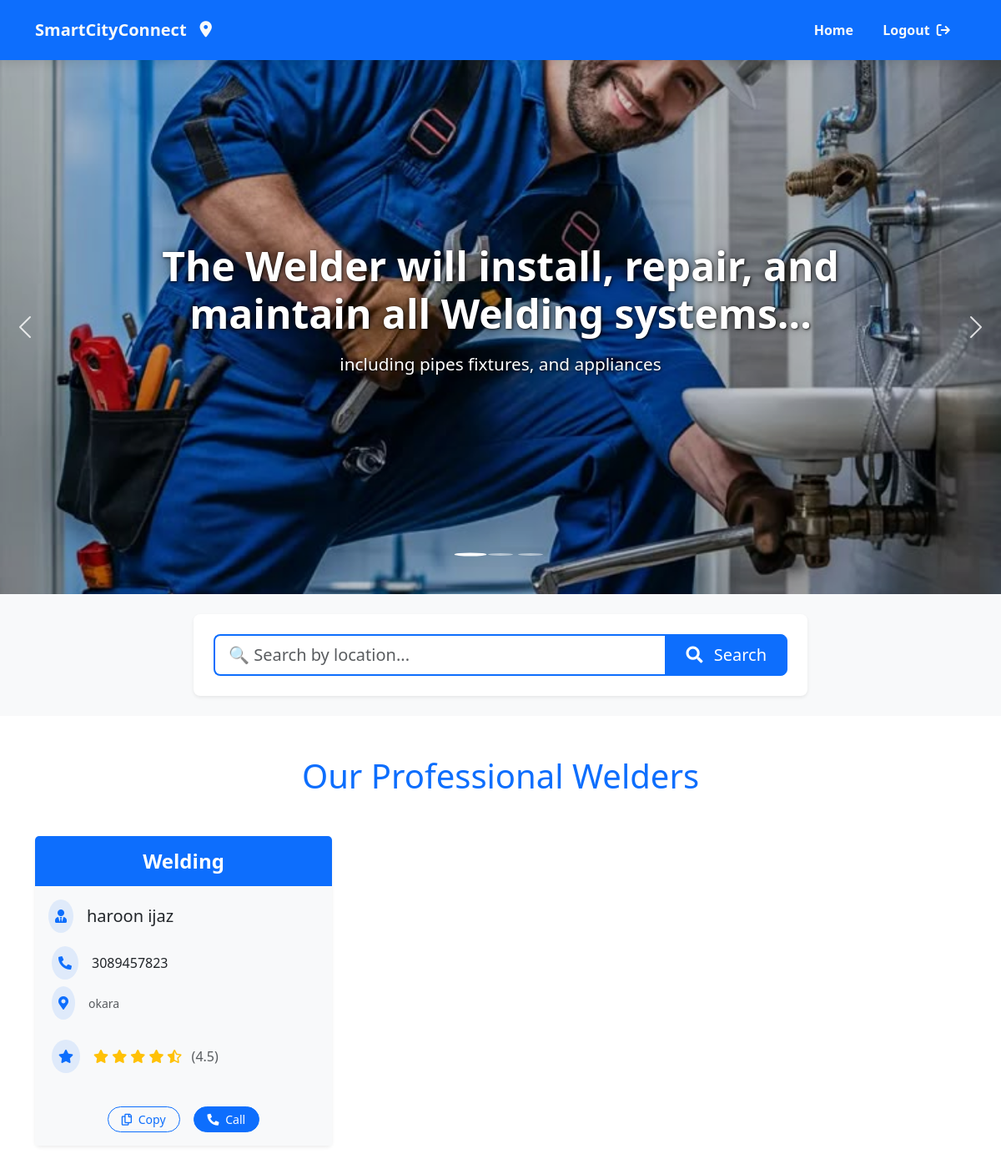
The app's page /Welding/ (signed in) with its own data.
### smartcity/models.py (models this page shows, shortened)
class ServiceProviderR(models.Model):
    user = models.OneToOneField(User, on_delete=models.CASCADE)
    service_image = models.ImageField(upload_to='service_images/')
    servicename = models.CharField(max_length=100)  # This can be the name of the service
    Phoneno = models.CharField(max_length=15)
    address = models.TextField()

### smartcity/views.py (the view)
# urls.py: path('Welding/',welding,name='Welding'),
@login_required(login_url='/Login_page/')
def welding(request):
    queryset = ServiceProviderR.objects.filter(servicename__iexact='welding' ).select_related('user')
    location = request.GET.get('location', '').strip()
    if location:
       queryset = ServiceProviderR.objects.filter(address__icontains=location, servicename__iexact='welding').select_related('user')
       page_title = f"Welding in {location}"
    else:
      queryset = ServiceProviderR.objects.filter(servicename__iexact='welding').select_related('user')
      page_title = "Professional Welders"
      context = { 'welding': queryset,'page_title': page_title, 'search_location': location, }
      return render(request,'Weldingwork.html',context)

### smartcity/templates/Weldingwork.html (shortened to what this page needs)
{% load static%}
<!DOCTYPE html>
<html lang="en">
  <head>
    <link
      href="https://cdn.jsdelivr.net/npm/bootstrap@5.3.3/dist/css/bootstrap.min.css"
      rel="stylesheet"
    />
    <link
      rel="stylesheet"
      href="https://cdnjs.cloudflare.com/ajax/libs/font-awesome/6.6.0/css/all.min.css"
    />
    <link rel="stylesheet" href="{% static 'css/Welding.css'%}" />
  </head>
  <body>
    <div class="container-fluid bg-primary navbar-container">
      <div class="container">
        <div class="row">
          <div class="col-12">
            <nav class="navbar navbar-expand-lg navbar-dark">
              <a
                class="navbar-brand text-light fw-bold d-flex align-items-center brand-logo"
                href="{% url 'Home'%}"
              >
                <span class="logo-text">SmartCityConnect</span>
                <i class="fa-solid fa-location-dot logo-icon ms-2"></i>
              </a>
              <div
                class="collapse navbar-collapse justify-content-lg-end"
                id="navbarNav"
              >
                <ul class="navbar-nav nav-items">
                  <li class="nav-item">
                    <a
                      href="{% url 'Home'%}"
                      class="nav-link text-light fw-bold nav-link-hover"
                    >
                      <span>Home</span>
                    </a>
                  </li>
                  {% if user.is_authenticated %}
                  <li class="nav-item">
                    <form
                      method="post"
                      action="{% url 'logout' %}"
                      class="d-inline"
                    >
                      <button
                        type="submit"
                        class="nav-link text-light fw-bold nav-link-hover login-btn"
                        style="background: none; border: none; cursor: pointer"
                      >
                        <span>Logout</span>
                        <i
                          class="fa-solid fa-arrow-right-from-bracket ms-1"
                        ></i>
                      </button>
                    </form>
                  </li>
                  {% endif %}
                </ul>
              </div>
            </nav>
          </div>
        </div>
      </div>
    </div>
    <div id="carouselExampleCaptions" class="carousel slide">
      <div class="carousel-indicators">
        <button
          type="button"
          data-bs-target="#carouselExampleCaptions"
          data-bs-slide-to="0"
          class="active"
          aria-current="true"
          aria-label="Slide 1"
        ></button>
        <button
          type="button"
          data-bs-target="#carouselExampleCaptions"
          data-bs-slide-to="1"
          aria-label="Slide 2"
        ></button>
        <button
          type="button"
          data-bs-target="#carouselExampleCaptions"
          data-bs-slide-to="2"
          aria-label="Slide 3"
        ></button>
      </div>
      <div class="carousel-inner">
        <div class="carousel-item active">
          <img
            src="{% static 'media/plumber.jpeg'%}"
            class="d-block w-100 slider-img"
            alt="Plumbing services"
          />
          <div class="carousel-caption d-none d-md-block">
            <h2 class="slider-title animate__animated animate__fadeIn">
              The Welder  will install, repair, and maintain all Welding
              systems...
            </h2>
            <p
              class="slider-subtitle animate__animated animate__fadeIn animate__delay-1s"
            >
              including pipes fixtures, and appliances
            </p>
          </div>
        </div>
      </div>
      <button
        class="carousel-control-prev"
        type="button"
        data-bs-target="#carouselExampleCaptions"
        data-bs-slide="prev"
      >
        <span class="carousel-control-prev-icon" aria-hidden="true"></span>
      </button>
      <button
        class="carousel-control-next"
        type="button"
        data-bs-target="#carouselExampleCaptions"
        data-bs-slide="next"
      >
        <span class="carousel-control-next-icon" aria-hidden="true"></span>
      </button>
    </div>
    <div class="container-fluid py-4 search-section">
      <div class="container">
        <div class="row justify-content-center">
          <div class="col-lg-8 col-md-10">
            <div class="bg-white p-4 rounded-3 shadow-sm">
              <form
                action="{% url 'Welding' %}"
                method="GET"
                class="search-form"
              >
                <div class="input-group">
                  <input
                    type="search"
                    name="location"
                    class="form-control form-control-lg border-primary border-2"
                    placeholder="🔍 Search by location..."
                    value="{{ search_location|default:'' }}"
                    aria-label="Search professionals by location"
                  />
                  <button class="btn btn-primary btn-lg px-4" type="submit">
                    <i class="fas fa-search me-2"></i> Search
                  </button>
                </div>
              </form>
            </div>
          </div>
        </div>
      </div>
    </div>
    {% block content %}
    <link
      rel="stylesheet"
      href="https://cdnjs.cloudflare.com/ajax/libs/font-awesome/5.15.4/css/all.min.css"
    />
    <link
      rel="stylesheet"
      href="https://cdnjs.cloudflare.com/ajax/libs/animate.css/4.1.1/animate.min.css"
    />
    <div class="container py-5">
      <h1
        class="text-center mb-5 text-primary animate__animated animate__fadeInDown"
      >
        Our Professional Welders
      </h1>
      <div class="row row-cols-1 row-cols-md-2 row-cols-lg-3 g-4">
        {% for weld in welding %}
        <div class="col">
          <div class="card h-100 border-0 plumber-card shadow-sm">
            <div
              class="card-header bg-primary border-0 py-3 position-relative overflow-hidden"
            >
              <h4
                class="mb-0 text-center text-white fw-bold service-title animate__animated animate__fadeIn"
              >
                {{ weld.servicename }}
              </h4>
            </div>
            <div class="card-body text-left d-flex flex-column bg-light">
              <div
                class="d-flex align-items-center mb-3 animate__animated animate__fadeInLeft"
              >
                <div class="bg-primary bg-opacity-10 p-2 rounded-circle me-3">
                  <i class="fas fa-user-tie text-primary"></i>
                </div>
                <h5 class="card-title mb-0 text-dark">
                  {% firstof weld.user.get_full_name.strip weld.user.username %}
                </h5>
              </div>
              <div class="contact-info mb-4 ps-1">
                <div
                  class="d-flex align-items-center mb-2 animate__animated animate__fadeInLeft"
                  style="animation-delay: 0.1s"
                >
                  <div class="bg-primary bg-opacity-10 p-2 rounded-circle me-3">
                    <i class="fas fa-phone-alt text-primary"></i>
                  </div>
                  <span class="phone-number text-dark"
                    >{{ weld.Phoneno }}</span
                  >
                </div>
                <div
                  class="d-flex align-items-center animate__animated animate__fadeInLeft"
                  style="animation-delay: 0.2s"
                >
                  <div class="bg-primary bg-opacity-10 p-2 rounded-circle me-3">
                    <i class="fas fa-map-marker-alt text-primary"></i>
                  </div>
                  <small class="text-muted">{{ weld.address }}</small>
                </div>
              </div>
              <div
                class="mb-4 ps-1 animate__animated animate__fadeInLeft"
                style="animation-delay: 0.3s"
              >
                <div class="d-flex align-items-center">
                  <div class="bg-primary bg-opacity-10 p-2 rounded-circle me-3">
                    <i class="fas fa-star text-primary"></i>
                  </div>
                  <div class="text-warning">
                    <i class="fas fa-star"></i>
                    <i class="fas fa-star"></i>
                    <i class="fas fa-star"></i>
                    <i class="fas fa-star"></i>
                    <i class="fas fa-star-half-alt"></i>
                    <span class="text-muted ms-2">(4.5)</span>
                  </div>
                </div>
              </div>
              <div
                class="mt-auto d-flex justify-content-center gap-3 pt-3 animate__animated animate__fadeInUp"
                style="animation-delay: 0.4s"
              >
                <button
                  class="btn btn-outline-primary btn-sm copy-btn px-3 rounded-pill hover-lift"
                  data-phone="{{ weld.Phoneno }}"
                >
                  <i class="far fa-copy me-1"></i> Copy
                </button>
                <a
                  href="tel:{{ weld.Phoneno }}"
                  class="btn btn-primary btn-sm call-btn text-white px-3 rounded-pill hover-lift"
                >
                  <i class="fas fa-phone-alt me-1"></i> Call
                </a>
              </div>
            </div>
          </div>
        </div>
        {% empty %}
        <div class="col-12 animate__animated animate__fadeIn">
          <div class="alert alert-info text-center">
            No Welders available at the moment.
          </div>
        </div>
        {% endfor %}
      </div>
    </div>
    {% endblock %}
  </body>
</html>

### static/css/Welding.css (style rules this page uses)
.navbar-container { box-shadow: 0 4px 12px rgba(0, 0, 0, 0.1); transition: all 0.3s ease; position: sticky; top: 0; z-index: 1020; }
.navbar { padding: 0.8rem 0; }
.brand-logo { display: flex; align-items: center; transition: all 0.3s ease; padding: 0.5rem 0; }
.logo-text { margin-right: 8px; position: relative; }
.logo-text::after { content: ''; position: absolute; bottom: -2px; left: 0; width: 0; height: 2px; background-color: white; transition: width 0.3s ease; }
.logo-icon { font-size: 1.2rem; transition: all 0.3s ease; transform: translateY(0); animation: pulse 2s infinite; }
.nav-link-hover { position: relative; padding: 0.5rem 1rem; transition: all 0.3s ease; }
.nav-link-hover span { position: relative; z-index: 1; }
.nav-link-hover::before { content: ''; position: absolute; bottom: 0; left: 0; width: 0; height: 2px; background-color: white; transition: width 0.3s ease; }
.login-btn { background-color: rgba(255, 255, 255, 0.2); border-radius: 4px; margin-left: 0.5rem; padding: 0.5rem 1.2rem !important; transition: all 0.3s ease; }
.carousel { position: relative; overflow: hidden; }
.slider-img { height: 80vh; min-height: 500px; width: 100%; object-fit: cover; filter: brightness(0.85); }
.carousel-caption { position: absolute; top: 55%; left: 50%; transform: translate(-50%, -50%); width: 80%; text-align: center; padding: 0; color: white; text-shadow: 1px 1px 3px rgba(0, 0, 0, 0.8), 0 0 10px rgba(0, 0, 0, 0.5); }
.slider-title { font-size: 3.5rem; font-weight: 700; margin-bottom: 1rem; line-height: 1.2; }
.slider-subtitle { font-size: 1.5rem; font-weight: 400; margin-bottom: 0; }
.carousel-control-prev, .carousel-control-next { width: 5%; opacity: 0.8; transition: all 0.3s ease; }
.carousel-indicators { bottom: 20px; }
.carousel-indicators button { width: 10px; height: 10px; border-radius: 50%; margin: 0 6px; transition: all 0.3s ease; }
.carousel-indicators button.active { transform: scale(1.3); background-color: #fff; }
.animate__animated { animation-duration: 1s; animation-fill-mode: both; }
.animate__fadeIn { animation-name: fadeIn; }
.animate__delay-1s { animation-delay: 1s; }
@media (max-width: 1200px) { .slider-title { font-size: 3rem; } }
@media (max-width: 1200px) { .slider-subtitle { font-size: 1.3rem; } }
.search-section { background-color: #f8f9fa; }
.search-form .form-control { border-right: none; transition: all 0.3s ease; }
.search-form .btn { transition: all 0.3s ease; }
@media (min-width: 1200px) { .search-form .form-control { min-width: 400px; } }

### records on screen
ServiceProviderR: servicename "Welding", user.last_name "haroon ijaz", Phoneno "3089457823", address "okara"
